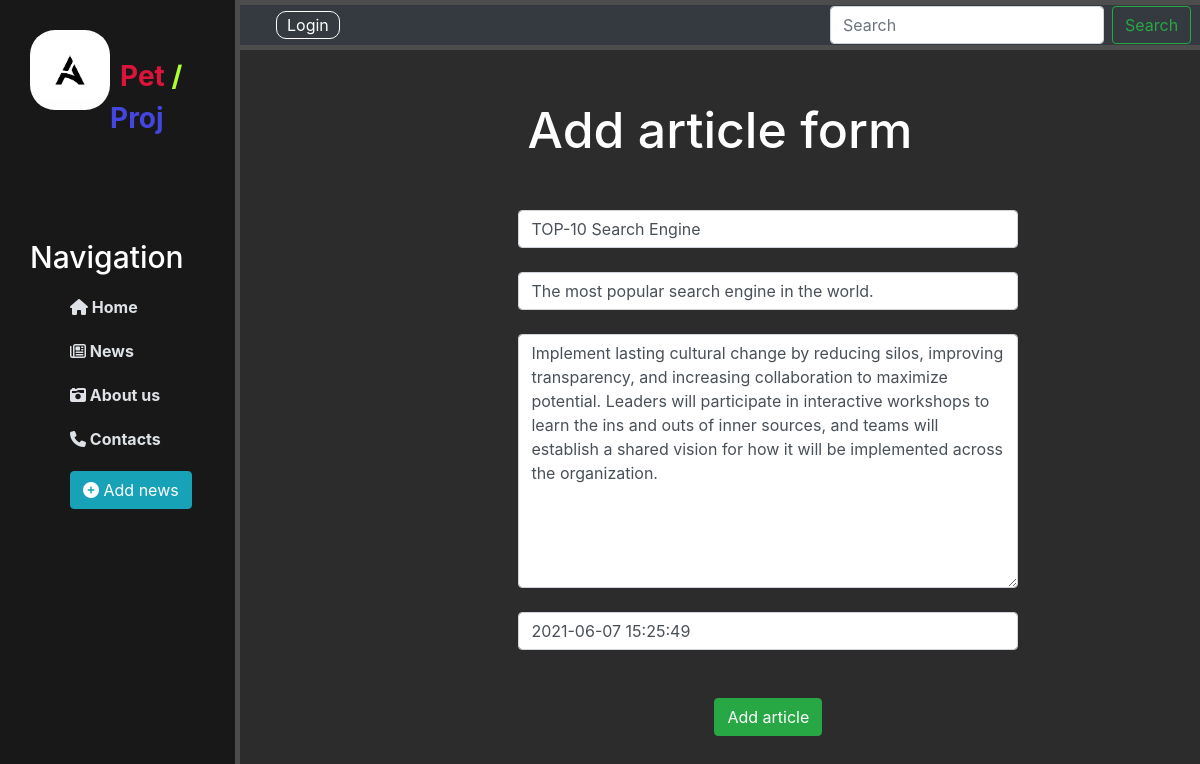
/news/1/update/, run on an earlier commit of the app's database.
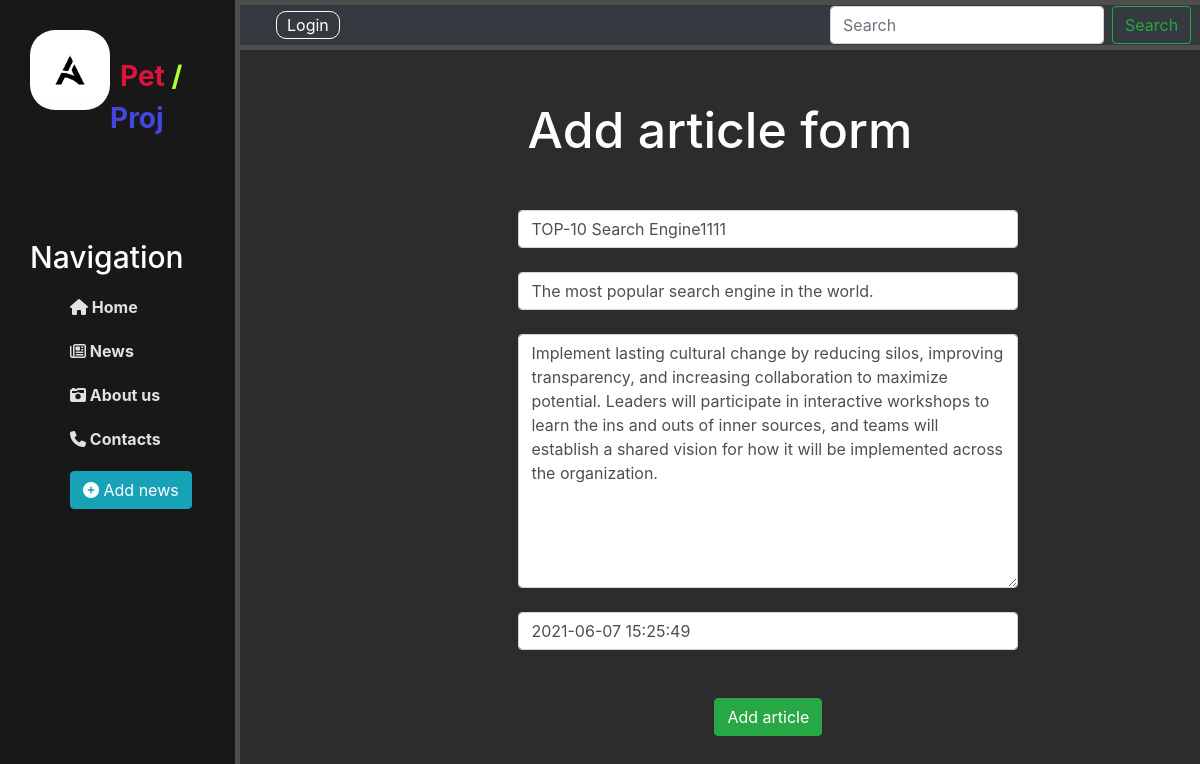
And on a later commit of the database.
### news/models.py (models this page shows, shortened)
class Articles(models.Model):
    title = models.CharField('Name', max_length=50)
    anouns = models.CharField('Anouns', max_length=250)
    full_text = models.TextField('Article')
    date = models.DateTimeField('Published date')
    class Meta:
        verbose_name = 'Article'
        verbose_name_plural = 'Articles'

### news/views.py (the view)
# urls.py: path('<int:pk>/update/', views.NewsUpdateView.as_view(), name = 'news_update'),
class NewsUpdateView(UpdateView):
    model = Articles
    template_name = 'news/create.html'
    form_class = ArticlesForm

### news/forms.py
class ArticlesForm(ModelForm):
    class Meta:
        model = Articles
        fields = ['title', 'anouns', 'full_text', 'date']
        widgets = {
            "title": TextInput(attrs={
             'class': 'form-control',
             'placeholder': "Article's name"
            }),
            "anouns": TextInput(attrs={
             'class': 'form-control',
             'placeholder': "Article's anouns"
            }),
            "date": DateTimeInput(attrs={
             'class': 'form-control',
             'placeholder': "Published date"
            }),
            "full_text": Textarea(attrs={
             'class': 'form-control',
             'placeholder': "Article's text"
            })
        }

### news/templates/news/create.html (shortened to what this page needs)
{% extends 'main/layout.html' %}
{% block content %}
<div class="features">
    <h1>Add article form</h1>
    <form method = "post">
        {{form.title}} <br>
        {{form.anouns}} <br>
        {{form.full_text}} <br>
        {{form.date}} <br>
        <br>
        <button class="btn btn-success" type="submit">Add article</button>
    </form>
</div>
{% endblock %}

What changed in the data, as far as the page shows it:
changed Articles "The most popular search engine in the world.": title "TOP-10 Search Engine" → "TOP-10 Search Engine1111"
